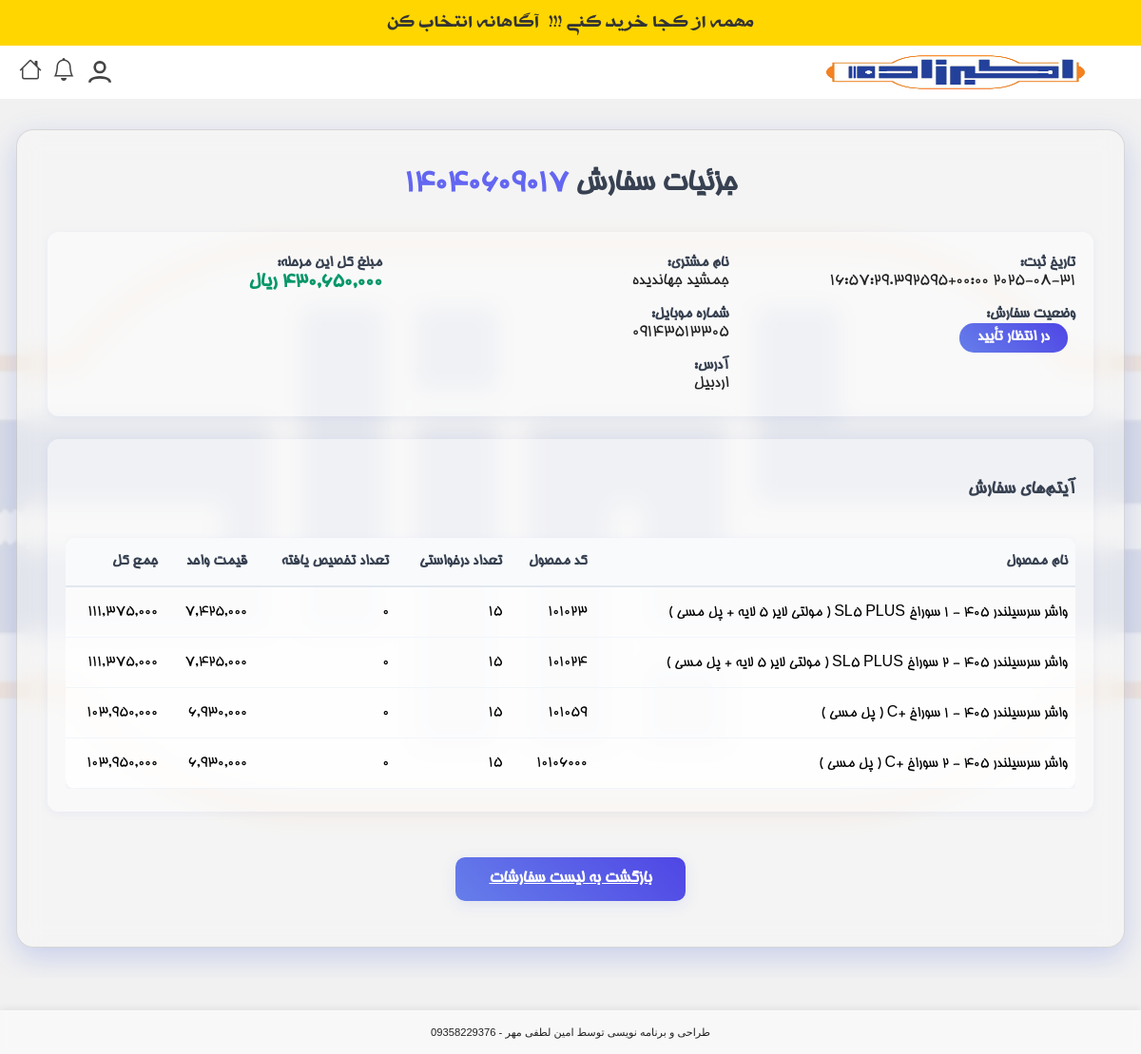
Screenshot of /order/49/detail/ (signed in) with the database file from the repository.
### products/models.py (models this page shows, shortened)
class Order(models.Model):
    STATUS_CHOICES = [
        ('cart', 'سبد خرید'),
        ('pending', 'در انتظار تأیید'),
        ('warehouse', 'ارسال شده به انبار'),
        ('ready', 'آماده تحویل'),
        ('delivered', 'تحویل داده شده'),
        ('parent', 'تفکیک شده به انبارها'),
        ('completed', 'نهایی شده'),
        ('backorder', 'در انتظار موجودی'),
        ('waiting_for_customer_shipment', 'در انتظار ارسال به مشتری'),
        ('sent_to_warehouse', ' ارسال شده به انبار از بک اوردر'),
        ('waiting_for_warehouse_confirmation', 'در انتظار تایید انباردار'),
    ]
    order_number = models.CharField(
        max_length=100,
        unique=True,
        verbose_name="شماره درخواست",
        blank=True,
        null=True
    )
    document_number = models.CharField(
        max_length=100,
        blank=True,
        null=True,
        verbose_name="شماره سند"
    )
    package_count = models.PositiveIntegerField(
        default=0,
        null=True,
        blank=True,
        verbose_name="تعداد بسته"
    )
    courier_name = models.CharField(
        max_length=100,
        blank=True,
        null=True,
        verbose_name="نام پیک"
    )
    visitor_name = models.CharField(max_length=100, verbose_name="نام ویزیتور")
    customer = models.ForeignKey(
        Customer,
        on_delete=models.PROTECT,   # پیشنهاد امنیتی: سفارش بدون مشتری باقی نماند
        verbose_name="مشتری"
    )
    created_at = models.DateTimeField(auto_now_add=True, verbose_name="تاریخ ثبت")
    updated_at = models.DateTimeField(auto_now=True, verbose_name="تاریخ به‌روزرسانی")
    payment_term = models.CharField(
        max_length=10,
        choices=Product.PAYMENT_TERMS_CHOICES,
        verbose_name="شرایط تسویه"
    )
    status = models.CharField(
        max_length=100,
        choices=STATUS_CHOICES,
        default='pending',
        verbose_name="وضعیت سفارش"
    )
    parent = models.ForeignKey(
        'self',
        on_delete=models.SET_NULL,
        null=True,
        blank=True,
        related_name='children',
        verbose_name="سفارش مادر (قدیمی)"
    )
    is_sub_order = models.BooleanField(default=False, verbose_name="آیا زیرسفارش است؟ (قدیمی)")
    parent_order = models.ForeignKey(
        'self',
        on_delete=models.SET_NULL,
        null=True,
        blank=True,
        related_name='sub_orders',
        verbose_name="سفارش والد (جدید)"
    )
    warehouse = models.ForeignKey(
        'Warehouse',
        null=True,
        blank=True,
        on_delete=models.SET_NULL,
        related_name='orders',
        verbose_name="انبار"
    )
    total_price = models.DecimalField(
        max_digits=100,
        decimal_places=0,
        default=0,
        verbose_name="جمع کل سفارش"
    )
    class Meta:
        constraints = [
            models.UniqueConstraint(
                fields=['document_number'],
                name='unique_document_number',
                condition=models.Q(document_number__isnull=False) & ~models.Q(document_number='')
            )
        ]

class Customer(models.Model):
    first_name = models.CharField(max_length=100, verbose_name="نام")
    last_name = models.CharField(max_length=100, verbose_name="نام خانوادگی")
    store_name = models.CharField(max_length=255, blank=True, null=True, verbose_name="نام فروشگاه")
    phone = models.CharField(max_length=20, blank=True, null=True, verbose_name="تلفن ثابت")
    mobile = models.CharField(
        max_length=20,
        unique=True,
        verbose_name="شماره موبایل",
        error_messages={
            'unique': 'مشتری دیگری با این شماره همراه قبلاً ثبت شده است.'
        }
    )
    province = models.ForeignKey(Province, on_delete=models.CASCADE, verbose_name="استان")
    county = models.ForeignKey(County, on_delete=models.CASCADE, verbose_name="شهرستان")
    address = models.TextField(blank=True, null=True, verbose_name="آدرس")
    created_by = models.ForeignKey(
        User, on_delete=models.SET_NULL, null=True, related_name='created_customers', verbose_name="ایجاد شده توسط"
    )
    user = models.OneToOneField(
        User, on_delete=models.SET_NULL, null=True, blank=True, related_name='customer_profile', verbose_name="کاربر مرتبط"
    )
    created_at = models.DateTimeField(auto_now_add=True, verbose_name="تاریخ ایجاد")
    class Meta:
        verbose_name = "مشتری"
        verbose_name_plural = "مشتریان"

class OrderItem(models.Model):
    WAREHOUSE_STATUS_CHOICES = [
        ('pending', 'در انتظار تایید انبار'),
        ('confirmed', 'تایید شده توسط انبار'),
        ('ready', 'آماده ارسال'),
        ('out_of_stock', 'ناموجود'),
        ('backorder', 'در انتظار موجودی'),
        ('pending_supply', 'در انتظار تامین موجودی'),
        ('waiting_for_warehouse_confirmation', 'در انتظار تایید انباردار'),  # اصلاح شده به 'waiting_for_warehouse_confirmation'
    ]
    order = models.ForeignKey(Order, on_delete=models.CASCADE, related_name='items', verbose_name="سفارش")
    product = models.ForeignKey(Product, on_delete=models.CASCADE, verbose_name="محصول")
    requested_quantity = models.IntegerField(null=True, blank=True, verbose_name="تعداد درخواستی")
    allocated_quantity = models.IntegerField(default=0, verbose_name="تعداد تخصیص یافته")
    price = models.DecimalField(max_digits=50, decimal_places=0, null=True, blank=True, verbose_name="قیمت")
    payment_term = models.CharField(max_length=50, choices=Product.PAYMENT_TERMS_CHOICES, default='cash', verbose_name="شرایط پرداخت")
    warehouse = models.ForeignKey(Warehouse, on_delete=models.SET_NULL, null=True, blank=True, verbose_name="انبار")
    warehouse_status = models.CharField(max_length=100, choices=WAREHOUSE_STATUS_CHOICES, default='pending', verbose_name="وضعیت انبار")
    warehouse_note = models.TextField(blank=True, null=True, verbose_name="یادداشت انبار")
    class Meta:
        verbose_name = "آیتم سفارش"
        verbose_name_plural = "آیتم‌های سفارش"
    def is_backorder(self):
        return self.warehouse_status == 'backorder'
    is_backorder.boolean = True
    is_backorder.short_description = 'بک اوردر'

class Product(models.Model):
    PAYMENT_TERMS_CHOICES = [
        ('cash', 'نقدی'),
        ('1m', '1 ماهه'),
        ('2m', '2 ماهه'),
        ('3m', '3 ماهه'),
        ('4m', '4 ماهه'),
    ]
    brand = models.CharField(
        max_length=100,
        verbose_name="برند",
        blank=True,
    )
    code = models.CharField(
        max_length=50,
        unique=True,
        verbose_name="کد کالا"
    )
    name = models.CharField(
        max_length=200,
        verbose_name="نام کالا"
    )
    car_group = models.CharField(
        max_length=100,
        default="عمومی",
        verbose_name="گروه خودرو"
    )
    price = models.DecimalField(
        max_digits=100,
        decimal_places=0,
        verbose_name="قیمت"
    )
    purchase_price = models.DecimalField(
        max_digits=100,
        decimal_places=0,
        verbose_name="قیمت خرید",
        default=0
    )
    quantity = models.PositiveIntegerField(
        default=0,
        verbose_name="موجودی"
    )
    warehouse = models.ForeignKey(
        Warehouse,
        on_delete=models.PROTECT,
        null=True,
        blank=True,
        verbose_name="انبار"
    )
    image = models.ImageField(
        upload_to='product_images/',
        blank=True,
        null=True,
        verbose_name="تصویر کالا"
    )
    max_payment_term = models.CharField(
        max_length=10,
        choices=PAYMENT_TERMS_CHOICES,
        blank=True,
        null=True,
        verbose_name="حداکثر مهلت تسویه"
    )
    created_at = models.DateTimeField(default=timezone.now, verbose_name="تاریخ ایجاد")
    normalized_name = models.CharField(max_length=255, blank=True, db_index=True)
    profit_percentage = models.DecimalField(
        max_digits=5,
        decimal_places=2,
        verbose_name="درصد سود",
        default=0
    )

### products/views.py (the view)
# urls.py: path('order/<int:order_id>/detail/', views.order_detail_view, name='order_detail_view'),
@login_required
def order_detail_view(request, order_id):
    order = get_object_or_404(Order, id=order_id)
    is_manager = request.user.groups.filter(name='مدیر').exists()
    is_order_creator = (order.visitor_name == request.user.username)
    if not (is_manager or is_order_creator):
        messages.error(request, 'شما اجازه دسترسی به این سفارش را ندارید.')
        return redirect('products:product_list')
    shipments = order.shipments.all().prefetch_related(
        'items',  # برای ShipmentItem ها
        'items__order_item',  # برای دسترسی به OrderItem های مرتبط
        'items__order_item__product'  # برای دسترسی به محصولات
    )
    if order.status in ['pending', 'warehouse', 'parent']:
        stage_total = sum(item.price * (item.requested_quantity or 0) for item in order.items.all())
    else:
        stage_total = sum(item.price * (item.allocated_quantity or 0) for item in order.items.all())
    context = {
        'order': order,
        'order_items': order.items.all(),
        'shipments': shipments,
        'stage_total': stage_total,  # این خط را اضافه کن!
    }
    return render(request, 'products/order_detail.html', context)

### products/context_processors.py (called while the page is built)
def recent_orders_processor(request):
    recent_orders_count = 0
    if request.user.is_authenticated:
        recent_orders_count = Order.objects.filter(customer__created_by=request.user).order_by('-created_at')[:5].count()
    return {'recent_orders_count': recent_orders_count}

def notifications_processor(request):
    if request.user.is_authenticated and request.user.groups.filter(name='مدیر').exists():
        unread_notifications = Notification.objects.filter(target_user=request.user, read=False).order_by('-created_at')
        return {'unread_notifications': unread_notifications}
    return {'unread_notifications': []}

### products/templatetags/custom_filters.py (called while the page is built, shortened)
@register.filter
def jformat(value, format_string):
    if not value:
        return ''
    jalali_dt = None
    try:
        if isinstance(value, (jdatetime.datetime, jdatetime.date)):
            jalali_dt = value
        elif isinstance(value, datetime):
            jalali_dt = jdatetime.datetime.fromgregorian(datetime=value)
        elif isinstance(value, date):
            jalali_dt = jdatetime.date.fromgregorian(date=value)
        if jalali_dt:
            return jalali_dt.strftime(format_string)
    except (ValueError, TypeError, AttributeError):
        pass  # Fallback to returning the original value
    return str(value)

@register.filter
def intcomma(value):
    return humanize_intcomma(value)

### products/templates/products/order_detail.html (shortened to what this page needs)
{% extends 'products/base.html' %}
{% load static %}
{% load humanize %}
{% load custom_filters %}
{% block content %}
<div class="order-detail-glass">
    <div class="order-detail-title">
        جزئیات سفارش <span style="color:#6366f1;">{{ order.order_number|default:order.id }}</span>
    </div>
    <div class="order-detail-section" style="display:flex; flex-wrap:wrap; gap:2rem; justify-content:space-between;">
        <div style="flex:1 1 300px; min-width:260px;">
            <div class="order-detail-label">تاریخ ثبت:</div>
            <div class="order-detail-value">{{ order.created_at|jformat:"%H:%M - %Y/%m/%d" }}</div>
            <div class="order-detail-label" style="margin-top:1rem;">وضعیت سفارش:</div>
            <div class="order-detail-status">{{ order.get_status_display }}</div>
        </div>
        <div style="flex:1 1 300px; min-width:260px;">
            <div class="order-detail-label">نام مشتری:</div>
            <div class="order-detail-value">{{ order.customer.first_name }} {{ order.customer.last_name }}</div>
            <div class="order-detail-label" style="margin-top:1rem;">شماره موبایل:</div>
            <div class="order-detail-value">{{ order.customer.mobile|default:'-' }}</div>
            <div class="order-detail-label" style="margin-top:1rem;">آدرس:</div>
            <div class="order-detail-value">{{ order.customer.address|default:'-' }}</div>
        </div>
        <div style="flex:1 1 300px; min-width:260px;">
            <div class="order-detail-label">مبلغ کل این مرحله:</div>
            <div class="order-detail-value" style="font-weight:bold; color:#059669; font-size:1.3rem;">
                {{ stage_total|intcomma }} ریال
            </div>
        </div>
        </div>
    <div class="order-detail-section">
        <h3 style="font-size:1.2rem; color:#374151; margin-bottom:1rem;">آیتم‌های سفارش</h3>
        <div style="overflow-x:auto;">
        <table class="order-detail-table">
            <thead>
                <tr>
                    <th>نام محصول</th>
                    <th>کد محصول</th>
                    <th>تعداد درخواستی</th>
                    <th>تعداد تخصیص یافته</th>
                    <th>قیمت واحد</th>
                    <th>جمع کل</th>
                </tr>
            </thead>
            <tbody>
                {% for item in order.items.all %}
                <tr>
                    <td>{{ item.product.name }}</td>
                    <td>{{ item.product.code }}</td>
                    <td>{{ item.requested_quantity }}</td>
                    <td>{{ item.allocated_quantity }}</td>
                    <td>{{ item.price|intcomma }}</td>
                    <td>
                        {% if order.status in 'pending,warehouse,parent' %}
                            {% widthratio item.requested_quantity 1 item.price as item_total %}
                        {% else %}
                            {% widthratio item.allocated_quantity|default:"0" 1 item.price as item_total %}
                        {% endif %}
                        {{ item_total|intcomma }}
                    </td>
                </tr>
                {% empty %}
                <tr><td colspan="6" style="text-align:center; color:#888;">هیچ آیتمی برای این سفارش ثبت نشده است.</td></tr>
                {% endfor %}
            </tbody>
        </table>
        </div>
    </div>
    <div style="text-align:center; margin-top:2rem;">
        <a href="{% url 'products:order' %}" class="order-detail-btn">
            بازگشت به لیست سفارشات
        </a>
    </div>
</div>
{% endblock %}

### rows the page displays
Order: order_number "14040609017", created_at|jformat "2025-08-31 16:57:29.392595+00:00", status "در انتظار تأیید", customer.first_name "جمشید", customer.last_name "جهاندیده", customer.mobile "09143513305", customer.address "اردبیل"
OrderItem: product.name "واشر سرسیلندر 405 - 1 سوراخ SL5 PLUS ( مولتی لایر 5 لایه + پل مسی )", product.code "101023", requested_quantity "15", allocated_quantity "0", price "7,425,000", item_total "111,375,000"
OrderItem: product.name "واشر سرسیلندر 405 - 2 سوراخ SL5 PLUS ( مولتی لایر 5 لایه + پل مسی )", product.code "101024", requested_quantity "15", allocated_quantity "0", price "7,425,000", item_total "111,375,000"
OrderItem: product.name "واشر سرسیلندر 405 - 1 سوراخ +C ( پل مسی )", product.code "101059", requested_quantity "15", allocated_quantity "0", price "6,930,000", item_total "103,950,000"
OrderItem: product.name "واشر سرسیلندر 405 - 2 سوراخ +C ( پل مسی )", product.code "10106000", requested_quantity "15", allocated_quantity "0", price "6,930,000", item_total "103,950,000"

### other values shown
{{ stage_total|intcomma }} "430,650,000"
